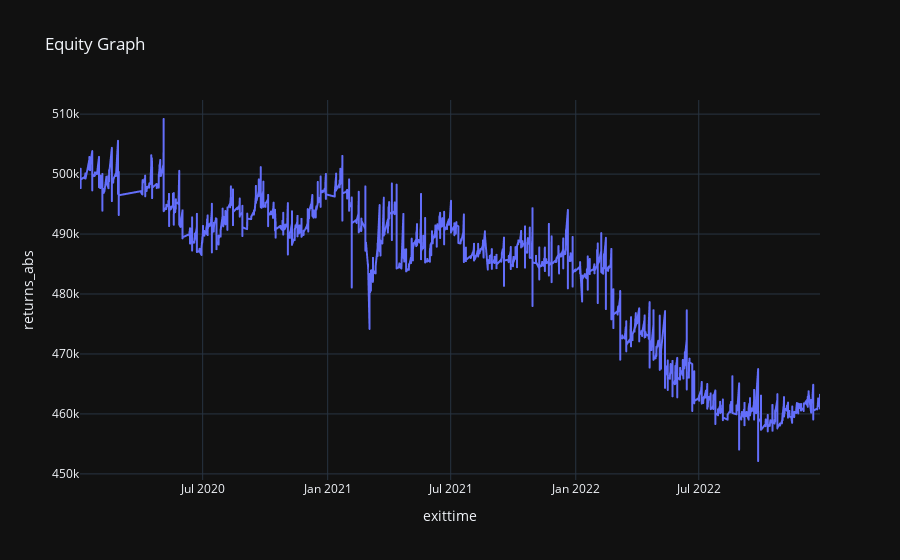

The code cell stored with this chart in its notebook:
### Code cell
filename = 'IronCondorBaseNonBackfilled'
res_pos1 = backtesting_final_per_pos('', Orders.sort_values(by='exittime').reset_index(drop=True),1,'No', filename,500000)

### Figure 1 — Plotly figure (JSON) as saved in the notebook; plotly's stock layout.template omitted (floating-point values rounded to 4 significant figures; data arrays with more than 128 entries replaced by an {"elided": "..."} marker saying what was removed)
{"data": [{"hovertemplate": "exittime=%{x}<br>returns_abs=%{y}<extra></extra>", "legendgroup": "", "line": {"color": "#636efa", "dash": "solid"}, "marker": {"symbol": "circle"}, "mode": "lines", "name": "", "showlegend": false, "type": "scattergl", "x": {"elided": "2536 str values"}, "xaxis": "x", "y": {"elided": "2536 float values"}, "yaxis": "y"}], "layout": {"legend": {"tracegroupgap": 0}, "title": {"text": "Equity Graph"}, "xaxis": {"anchor": "y", "domain": [0, 1], "title": {"text": "exittime"}}, "yaxis": {"anchor": "x", "domain": [0, 1], "title": {"text": "returns_abs"}}}}
